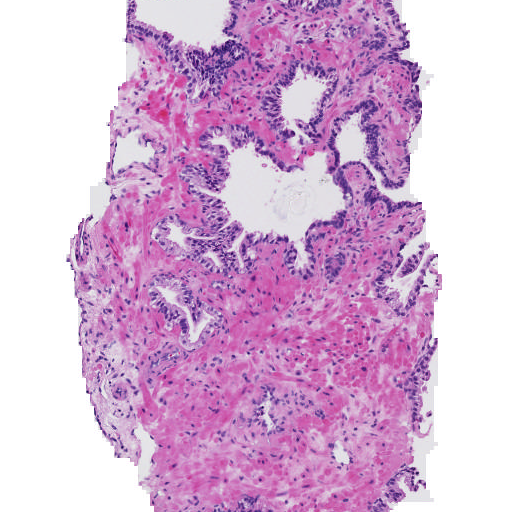
#> input picture images/0+0/03cbe5d39233a65cd7f64a81094ccc54_p_0.tiff, 512 x 512 px
$ python segment_ycc.py
#> lines starting #> are read from the running program, lines starting #| are printed output that depends on the picture; after the words box and inside, x2 and y2 are one past the last pixel; in counts of white or black regions, pixels touching at a corner belong together
#> further down, image is the input picture: shape (512, 512, 3); mean B, G, R 214.4, 180.1, 215.7
#> `imageYCC = cv.cvtColor(image, cv.COLOR_BGR2YCR_CB)`: imageYCC: shape (512, 512, 3); mean of channels 0, 1, 2 194.7, 143, 139.1
import cv2 as cv
import numpy as np


RANGE = 25
CYTOPLASM_RANGE = 10

LUMEN_RED = 210 #105
LUMEN_GREEN = 110 #105
LUMEN_BLUE = 110 #205

CYTOPLASM_RED = 150 # 195.180.210
CYTOPLASM_GREEN = 150  #  (108, 140, 173);
CYTOPLASM_BLUE = 150 # (144, 147, 163);

NUCLEUS_RED = 100
NUCLEUS_GREEN = 100
NUCLEUS_BLUE = 130

LUMEN_LOW_RANGE = np.array([LUMEN_RED - RANGE, LUMEN_GREEN - RANGE, LUMEN_BLUE - RANGE], np.uint8)
LUMEN_HIGH_RANGE = np.array([LUMEN_RED + RANGE, LUMEN_GREEN + RANGE, LUMEN_BLUE + RANGE], np.uint8)

CYTOPLASM_LOW_RANGE = np.array([CYTOPLASM_RED - 25, CYTOPLASM_GREEN - 50, CYTOPLASM_BLUE - CYTOPLASM_RANGE])
CYTOPLASM_HIGH_RANGE = np.array([CYTOPLASM_RED + 25, CYTOPLASM_GREEN + 50, CYTOPLASM_BLUE + CYTOPLASM_RANGE])

NUCLEUS_LOW_RANGE = np.array([NUCLEUS_RED - 70, NUCLEUS_GREEN - 80, NUCLEUS_BLUE - 70])
NUCLEUS_HIGH_RANGE = np.array([NUCLEUS_RED + 70, NUCLEUS_GREEN + 80, NUCLEUS_BLUE + 60])


def apply_mask(imageYCC, image):
    cv.imshow("image1", imageYCC)
    imageYCC = cv.dilate(imageYCC, kernel = (5,5), iterations = 1)
    imageYCC = cv.dilate(imageYCC, kernel = (5,5), iterations = 1)
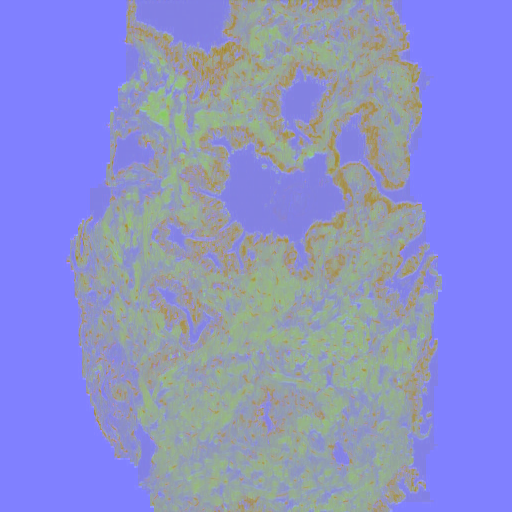
#> imageYCC: shape (512, 512, 3); mean of channels 0, 1, 2 201.9, 145.5, 141.1; drawn as B, G, R
    cv.imshow("image", imageYCC)
    LUMEN_MASK = cv.inRange(imageYCC, LUMEN_LOW_RANGE, LUMEN_HIGH_RANGE)
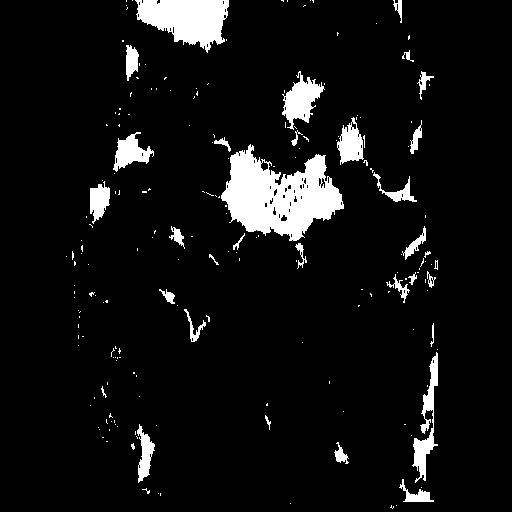
#> LUMEN_MASK: shape (512, 512); 7% white; 196 white regions (163 under 20 px), largest, box (x1, y1, x2, y2) and area: (221, 144, 344, 241) 6740, (135, 0, 229, 53) 3184, (282, 71, 325, 130) 1179
    CYTOPLASM_MASK = cv.inRange(imageYCC, CYTOPLASM_LOW_RANGE, CYTOPLASM_HIGH_RANGE)
#> CYTOPLASM_MASK: shape (512, 512); 30.2% white; 784 white regions (701 under 20 px), largest, box (x1, y1, x2, y2) and area: (75, 0, 438, 512) 71287, (271, 0, 336, 38) 827, (91, 314, 116, 349) 302
    NUCLEUS_MASK = cv.inRange(imageYCC, NUCLEUS_LOW_RANGE, NUCLEUS_HIGH_RANGE)
#> NUCLEUS_MASK: shape (512, 512); 32.2% white; 316 white regions (265 under 20 px), largest, box (x1, y1, x2, y2) and area: (75, 0, 438, 512) 79774, (75, 217, 93, 266) 396, (398, 256, 420, 278) 216

    LUMEN_MASK = LUMEN_MASK + NUCLEUS_MASK + CYTOPLASM_MASK
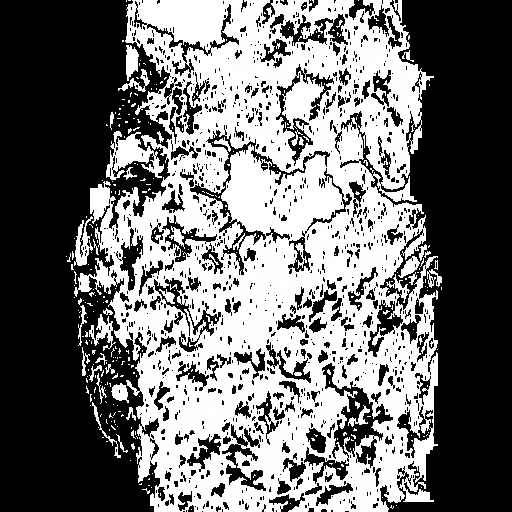
#> LUMEN_MASK: shape (512, 512); min 0, max 255, mean 112.8

    result = cv.bitwise_and(imageYCC, imageYCC, mask=LUMEN_MASK)

    result = image.copy()
    result[LUMEN_MASK == 255] = [255,255,255]
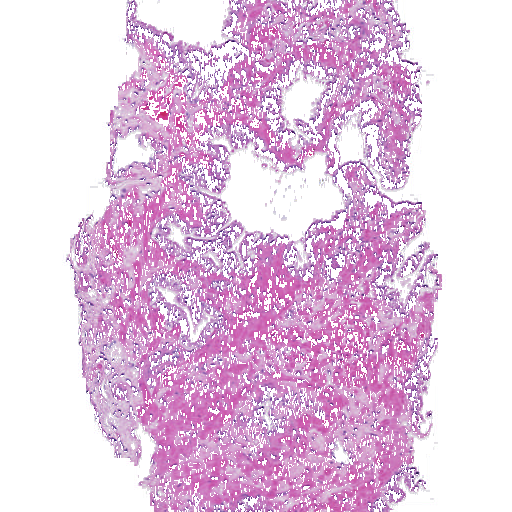
#> result: shape (512, 512, 3); 19.29% of pixels changed, all inside (x1, y1, x2, y2) = (66, 0, 442, 512)
    result[NUCLEUS_MASK == 255] = [255,255,255]
    result[CYTOPLASM_MASK == 255] = [255,105,180]
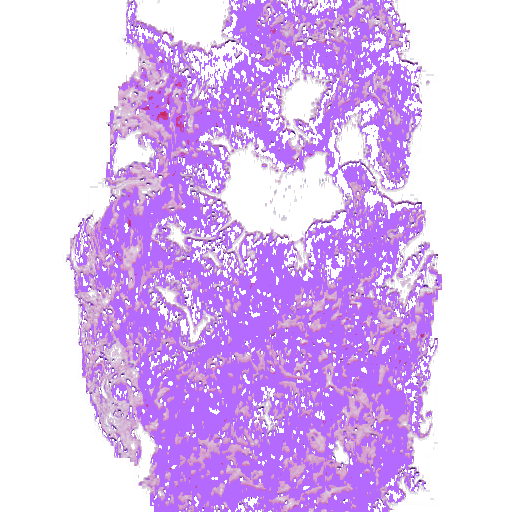
#> result: shape (512, 512, 3); mean B, G, R 245.3, 192.1, 222.9

    # cv.imshow("result",np.hstack([imageYCC,image, result]))
    # cv.waitKey()
    # cv.destroyAllWindows()
    result = cv.cvtColor(result, cv.COLOR_YCR_CB2BGR)
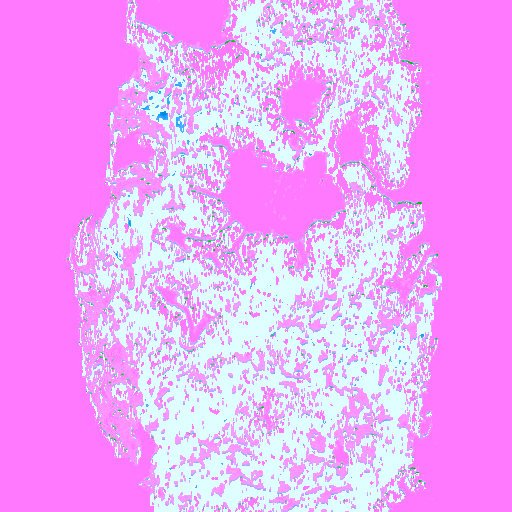
#> result: shape (512, 512, 3); mean B, G, R 254, 167.2, 240.4
    return result


if __name__ == "__main__":
    image = cv.imread("images/0+0/03cbe5d39233a65cd7f64a81094ccc54_p_0.tiff", -1)

    imageYCC = cv.cvtColor(image, cv.COLOR_BGR2YCR_CB)
    result = apply_mask(imageYCC, image)

    cv.imshow("result",np.hstack([imageYCC,image, result]))
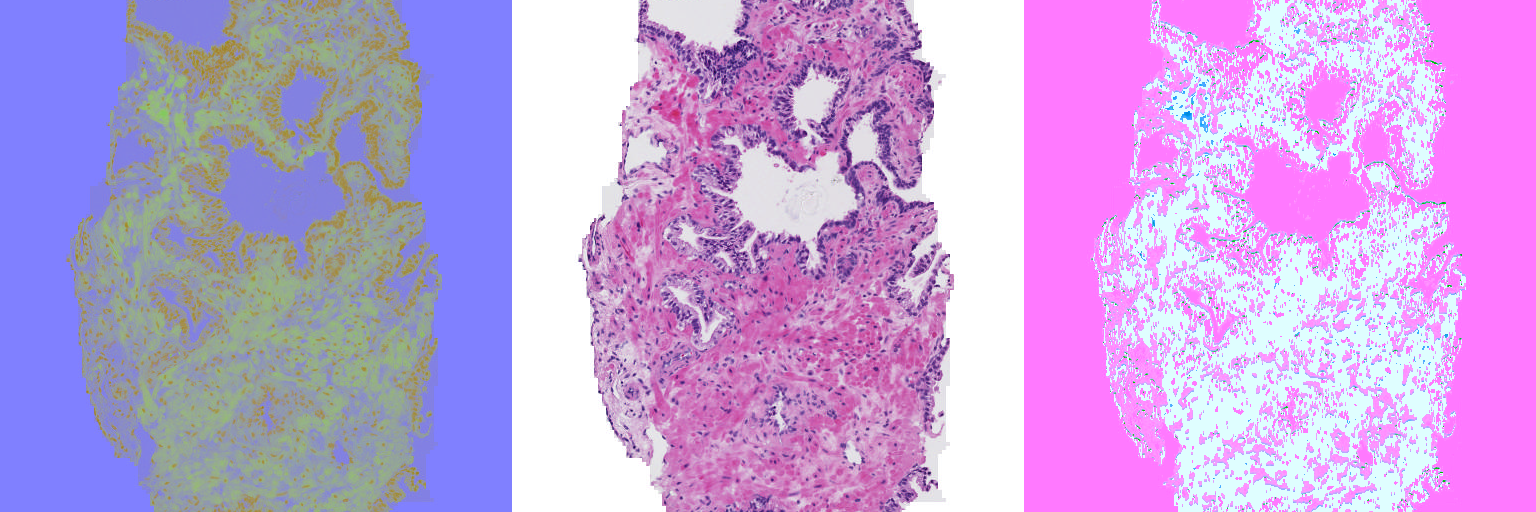
#> window 'result': shape (512, 1536, 3); mean B, G, R 221.1, 163.4, 198.4
    cv.waitKey()
    cv.destroyAllWindows()

$ run again, with images/0+0/03cbe5d39233a65cd7f64a81094ccc54_p_1.tiff copied over images/0+0/03cbe5d39233a65cd7f64a81094ccc54_p_0.tiff
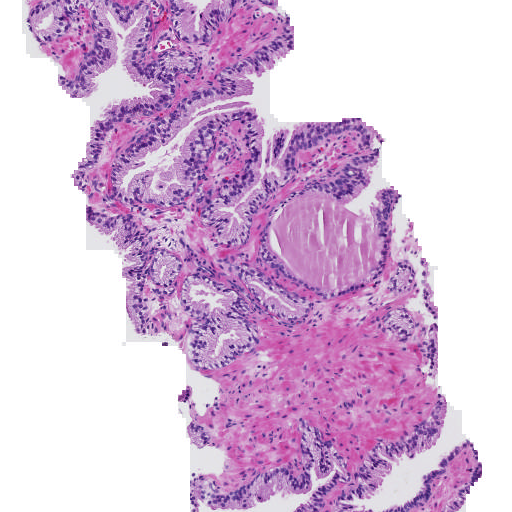
#> input picture images/0+0/03cbe5d39233a65cd7f64a81094ccc54_p_1.tiff, 512 x 512 px
#> image is the input picture: shape (512, 512, 3); mean B, G, R 219.2, 189.5, 217.7
#> in apply_mask, `LUMEN_MASK = cv.inRange(imageYCC, LUMEN_LOW_RANGE, LUMEN_HIGH_RANGE)`:
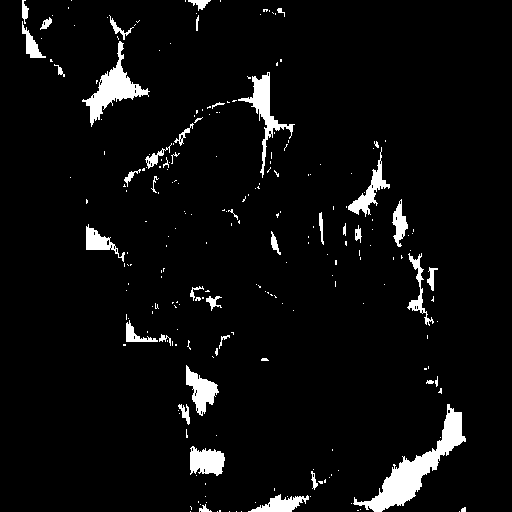
#> LUMEN_MASK: shape (512, 512); 4.9% white; 232 white regions (188 under 20 px), largest, box (x1, y1, x2, y2) and area: (353, 404, 466, 512) 2878, (82, 41, 150, 127) 1542, (238, 72, 295, 178) 1120
#> CYTOPLASM_MASK: shape (512, 512); 25% white; 979 white regions (861 under 20 px), largest, box (x1, y1, x2, y2) and area: (157, 120, 447, 512) 40290, (89, 0, 290, 226) 7294, (198, 109, 257, 207) 1807
#> NUCLEUS_MASK: shape (512, 512); 29.1% white; 357 white regions (320 under 20 px), largest, box (x1, y1, x2, y2) and area: (79, 0, 447, 512) 66907, (34, 0, 116, 98) 2779, (389, 442, 482, 512) 2256
#> `cv.imshow("result",np.hstack([imageYCC,image, result]))`:
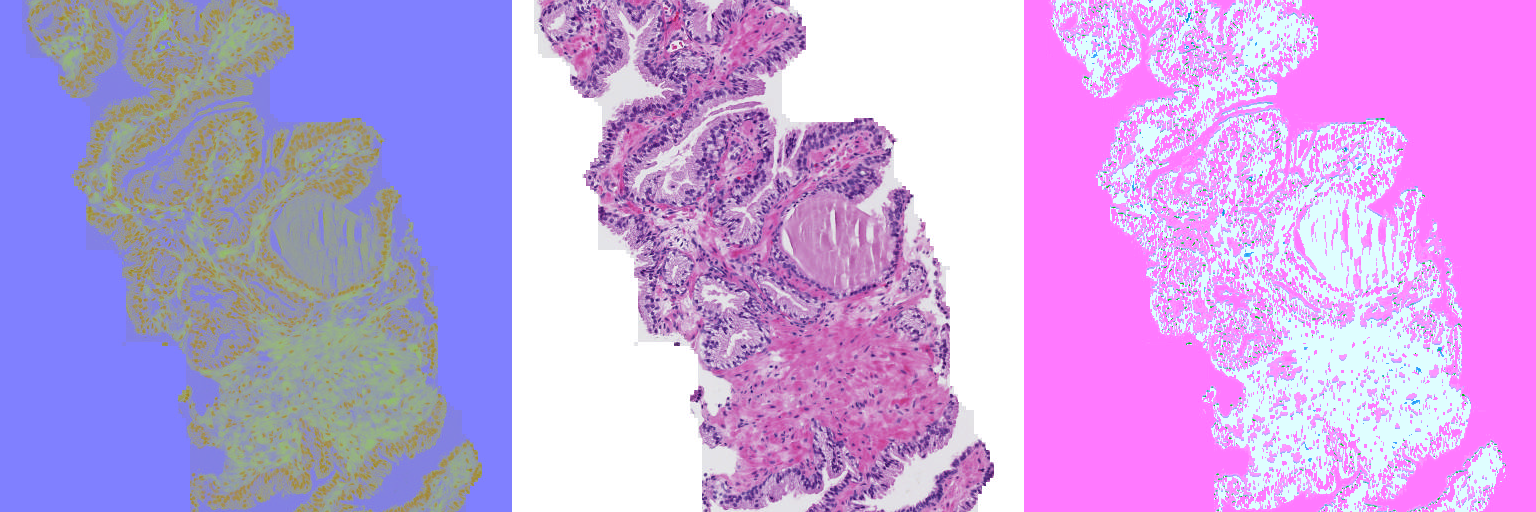
#> window 'result': shape (512, 1536, 3); mean B, G, R 224.8, 163, 199.3

$ run again, with images/0+0/03cbe5d39233a65cd7f64a81094ccc54_p_10.tiff copied over images/0+0/03cbe5d39233a65cd7f64a81094ccc54_p_0.tiff
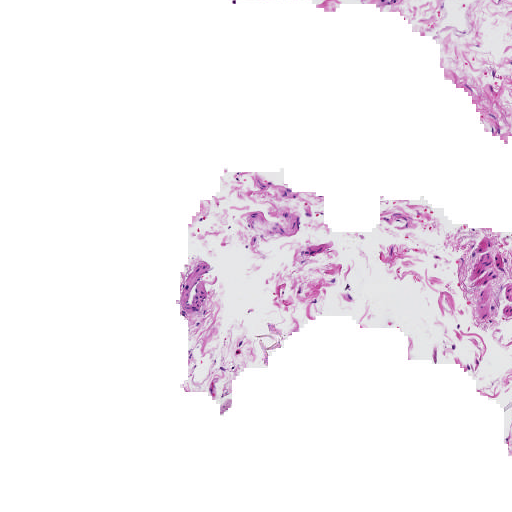
#> input picture images/0+0/03cbe5d39233a65cd7f64a81094ccc54_p_10.tiff, 512 x 512 px
#> image is the input picture: shape (512, 512, 3); mean B, G, R 245.8, 240.9, 246.3
#> in apply_mask, `LUMEN_MASK = cv.inRange(imageYCC, LUMEN_LOW_RANGE, LUMEN_HIGH_RANGE)`:
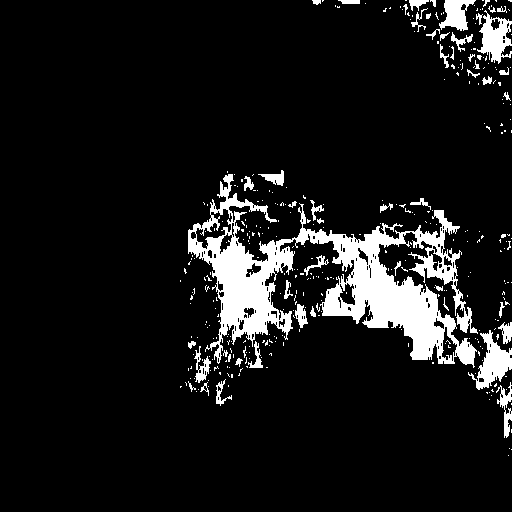
#> LUMEN_MASK: shape (512, 512); 9.4% white; 362 white regions (311 under 20 px), largest, box (x1, y1, x2, y2) and area: (188, 174, 478, 368) 17531, (468, 330, 512, 390) 1109, (477, 10, 512, 64) 971
#> CYTOPLASM_MASK: shape (512, 512); 2.2% white; 372 white regions (327 under 20 px), largest, box (x1, y1, x2, y2) and area: (180, 263, 210, 325) 705, (472, 84, 507, 136) 501, (476, 285, 500, 326) 394
#> NUCLEUS_MASK: shape (512, 512); 2.1% white; 307 white regions (259 under 20 px), largest, box (x1, y1, x2, y2) and area: (180, 263, 210, 317) 800, (470, 254, 498, 295) 423, (476, 285, 490, 322) 283
#> `cv.imshow("result",np.hstack([imageYCC,image, result]))`:
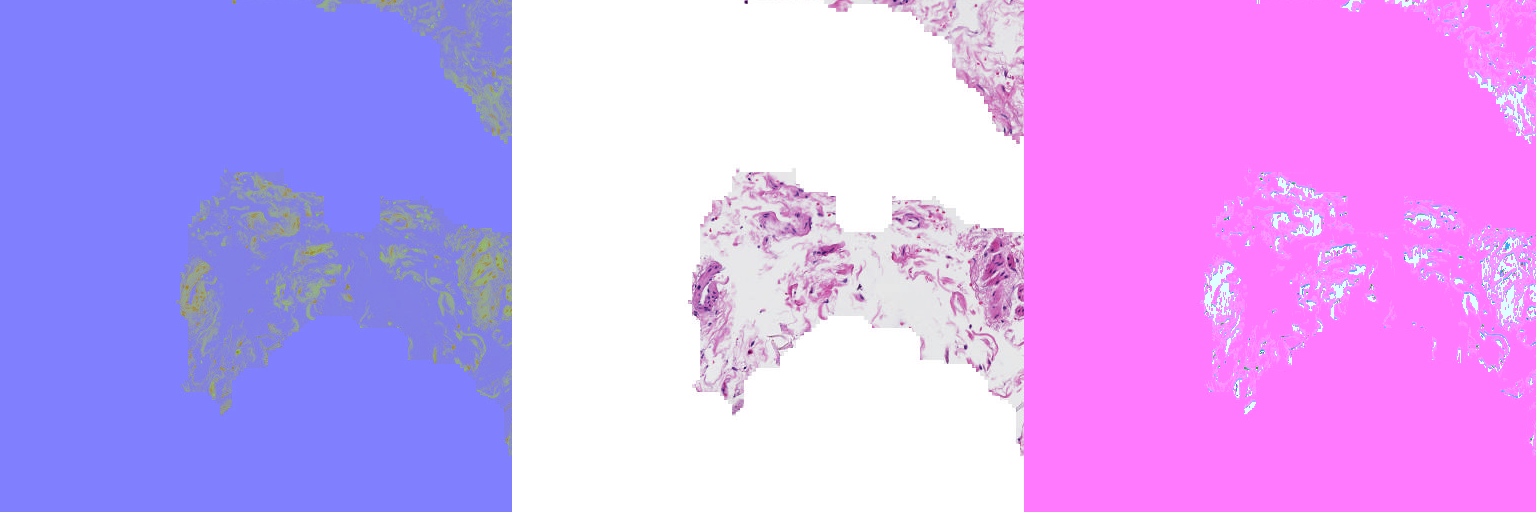
#> window 'result': shape (512, 1536, 3); mean B, G, R 247.9, 165.8, 209.5

$ run again, with images/0+0/03cbe5d39233a65cd7f64a81094ccc54_p_2.tiff copied over images/0+0/03cbe5d39233a65cd7f64a81094ccc54_p_0.tiff
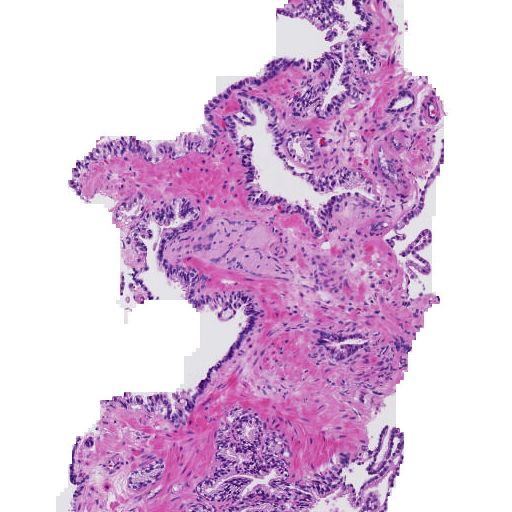
#> input picture images/0+0/03cbe5d39233a65cd7f64a81094ccc54_p_2.tiff, 512 x 512 px
#> image is the input picture: shape (512, 512, 3); mean B, G, R 219.7, 190.6, 219.6
#> CYTOPLASM_MASK: shape (512, 512); 24.3% white; 1053 white regions (961 under 20 px), largest, box (x1, y1, x2, y2) and area: (74, 0, 440, 512) 51448, (239, 64, 344, 191) 3155, (308, 60, 332, 113) 340
#> NUCLEUS_MASK: shape (512, 512); 27.2% white; 279 white regions (245 under 20 px), largest, box (x1, y1, x2, y2) and area: (69, 0, 444, 512) 66139, (276, 0, 347, 42) 1039, (418, 92, 441, 127) 444
#> `cv.imshow("result",np.hstack([imageYCC,image, result]))`:
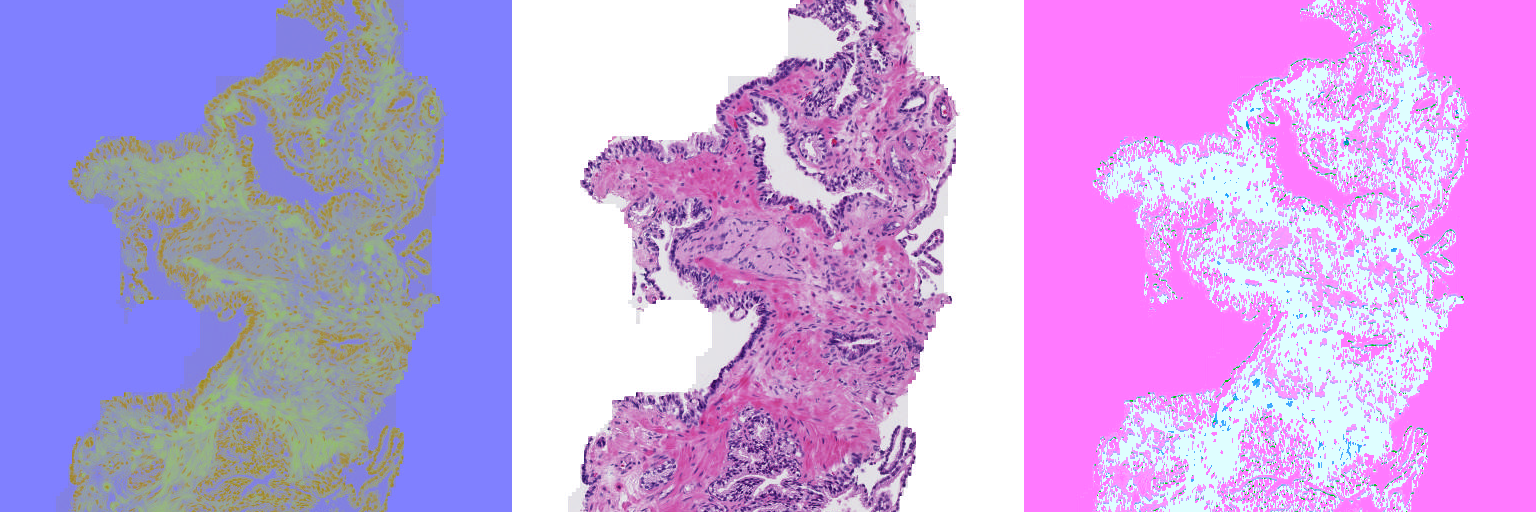
#> window 'result': shape (512, 1536, 3); mean B, G, R 225.3, 163.1, 199.7
